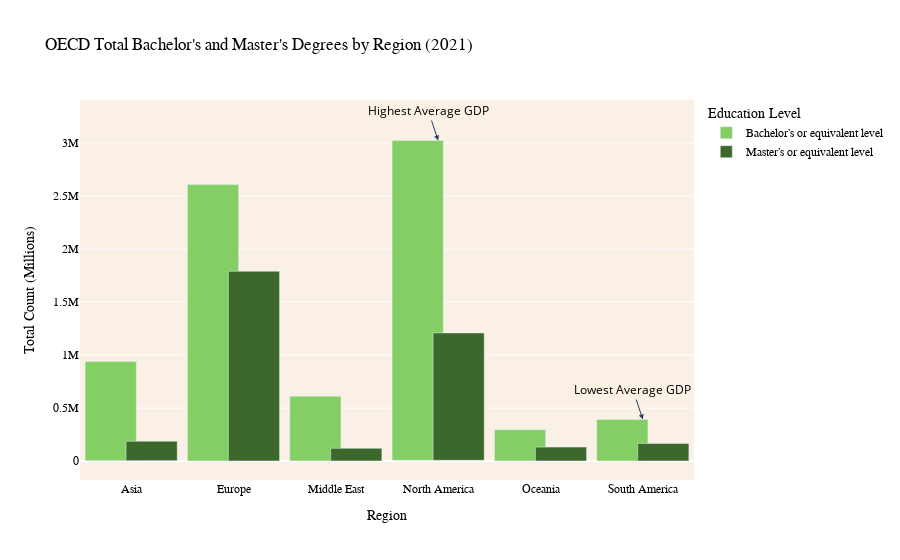

The code cell stored with this chart in its notebook:
### Code cell
import pandas as pd
import plotly.express as px

melted_test = test.melt(id_vars=['Region', 'gdp'], value_vars=['Bachelor’s or equivalent level', 'Master’s or equivalent level'],
                        var_name='Education Level', value_name='Total Count')

fig = px.bar(melted_test, x='Region', y='Total Count', color='Education Level',
             title='OECD Total Bachelor\'s and Master\'s Degrees by Region (2021)',
             hover_data={'Region': True, 'Total Count': True, 'gdp': True},
             labels={'Total Count': 'Total Count (Millions)', 'Education Level': 'Education Level'},
             barmode='group',
             base='gdp',
             color_discrete_map={'Bachelor’s or equivalent level': '#84cf63', 
                                 'Master’s or equivalent level': '#3d682b'}
                                 )

fig.update_traces(customdata=melted_test[['Education Level', 'gdp']], 
                  width=[0.5, 0.5, 0.5, 0.5, 0.5, 0.5],
                  hovertemplate='<br>'.join([
                      'Region: %{x}',
                      'Education Level: %{customdata[0]}',
                      'Total Count: %{y:,.0f}',
                      'Average GDP: $%{customdata[1]:,.2f} (Billions)'
                  ]))

fig.update_layout(plot_bgcolor='#faf0e6', font_color='black')

fig.add_annotation(
    x="North America",
    y=3023000,
    text="Highest Average GDP",
    xanchor="center",
    arrowhead=2
)


fig.add_annotation(
    x="South America",
    y=392195,
    text="Lowest Average GDP",
    xanchor="center",
    arrowhead=2
)

fig.update_layout(title_font_family='PT Sans Narrow')

fig.update_layout(
    xaxis=dict(
        title_font=dict(family='PT Sans Narrow'),
        tickfont=dict(family='PT Sans Narrow')
    ),
    yaxis=dict(
        title_font=dict(family='PT Sans Narrow'),
        tickfont=dict(family='PT Sans Narrow')
    )
)

fig.update_layout(
    legend=dict(
        font=dict(family='PT Sans Narrow')
    )
)


fig.show()

### Figure 1 — Plotly figure (JSON) as saved in the notebook; plotly's stock layout.template omitted (floating-point values rounded to 4 significant figures)
{"data": [{"alignmentgroup": "True", "base": [4057.0, 1032.0, 1548.0, 7132.0, 946.6, 737.1], "customdata": [["Bachelor’s or equivalent level", 4057.0], ["Bachelor’s or equivalent level", 1032.0], ["Bachelor’s or equivalent level", 1548.0], ["Bachelor’s or equivalent level", 7132.0], ["Bachelor’s or equivalent level", 946.6], ["Bachelor’s or equivalent level", 737.1], ["Master’s or equivalent level", 4057.0], ["Master’s or equivalent level", 1032.0], ["Master’s or equivalent level", 1548.0], ["Master’s or equivalent level", 7132.0], ["Master’s or equivalent level", 946.6], ["Master’s or equivalent level", 737.1]], "hovertemplate": "Region: %{x}<br>Education Level: %{customdata[0]}<br>Total Count: %{y:,.0f}<br>Average GDP: $%{customdata[1]:,.2f} (Billions)", "legendgroup": "Bachelor’s or equivalent level", "marker": {"color": "#84cf63", "pattern": {"shape": ""}}, "name": "Bachelor’s or equivalent level", "offsetgroup": "Bachelor’s or equivalent level", "orientation": "v", "showlegend": true, "textposition": "auto", "type": "bar", "width": [0.5, 0.5, 0.5, 0.5, 0.5, 0.5], "x": ["Asia", "Europe", "Middle East", "North America", "Oceania", "South America"], "xaxis": "x", "y": [934553, 2606633, 609566, 3016078, 295396, 391458], "yaxis": "y"}, {"alignmentgroup": "True", "base": [4057.0, 1032.0, 1548.0, 7132.0, 946.6, 737.1], "customdata": [["Bachelor’s or equivalent level", 4057.0], ["Bachelor’s or equivalent level", 1032.0], ["Bachelor’s or equivalent level", 1548.0], ["Bachelor’s or equivalent level", 7132.0], ["Bachelor’s or equivalent level", 946.6], ["Bachelor’s or equivalent level", 737.1], ["Master’s or equivalent level", 4057.0], ["Master’s or equivalent level", 1032.0], ["Master’s or equivalent level", 1548.0], ["Master’s or equivalent level", 7132.0], ["Master’s or equivalent level", 946.6], ["Master’s or equivalent level", 737.1]], "hovertemplate": "Region: %{x}<br>Education Level: %{customdata[0]}<br>Total Count: %{y:,.0f}<br>Average GDP: $%{customdata[1]:,.2f} (Billions)", "legendgroup": "Master’s or equivalent level", "marker": {"color": "#3d682b", "pattern": {"shape": ""}}, "name": "Master’s or equivalent level", "offsetgroup": "Master’s or equivalent level", "orientation": "v", "showlegend": true, "textposition": "auto", "type": "bar", "width": [0.5, 0.5, 0.5, 0.5, 0.5, 0.5], "x": ["Asia", "Europe", "Middle East", "North America", "Oceania", "South America"], "xaxis": "x", "y": [182973, 1788761, 118988, 1201438, 130690, 165271], "yaxis": "y"}], "layout": {"annotations": [{"arrowhead": 2, "text": "Highest Average GDP", "x": "North America", "xanchor": "center", "y": 3023000}, {"arrowhead": 2, "text": "Lowest Average GDP", "x": "South America", "xanchor": "center", "y": 392195}], "barmode": "group", "font": {"color": "black"}, "legend": {"font": {"family": "PT Sans Narrow"}, "title": {"text": "Education Level"}, "tracegroupgap": 0}, "plot_bgcolor": "#faf0e6", "title": {"font": {"family": "PT Sans Narrow"}, "text": "OECD Total Bachelor's and Master's Degrees by Region (2021)"}, "xaxis": {"anchor": "y", "domain": [0, 1], "tickfont": {"family": "PT Sans Narrow"}, "title": {"font": {"family": "PT Sans Narrow"}, "text": "Region"}}, "yaxis": {"anchor": "x", "domain": [0, 1], "tickfont": {"family": "PT Sans Narrow"}, "title": {"font": {"family": "PT Sans Narrow"}, "text": "Total Count (Millions)"}}}}
